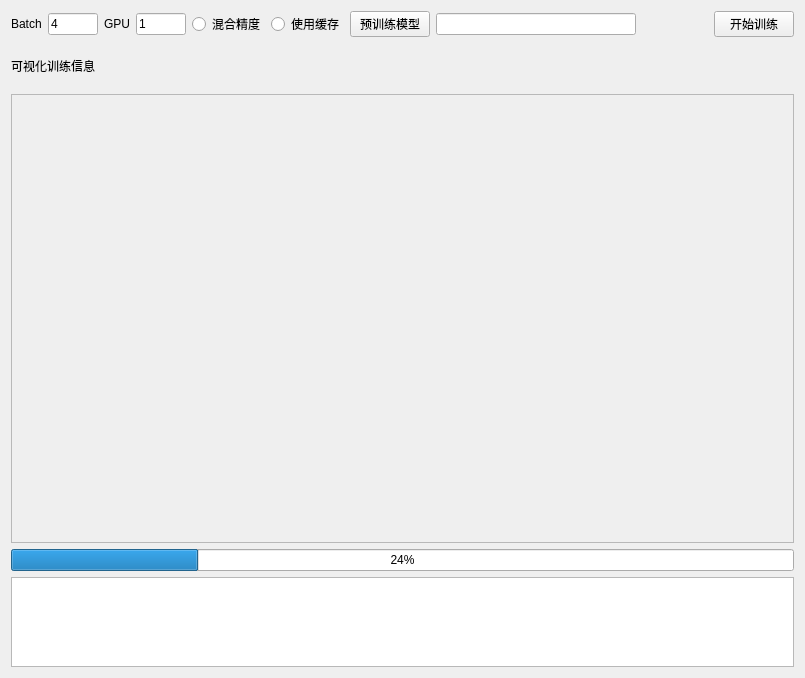
<?xml version="1.0" encoding="UTF-8"?>
<ui version="4.0">
 <class>Form</class>
 <widget class="QWidget" name="Form">
  <property name="geometry">
   <rect>
    <x>0</x>
    <y>0</y>
    <width>805</width>
    <height>678</height>
   </rect>
  </property>
  <property name="windowTitle">
   <string/>
  </property>
  <layout class="QGridLayout" name="gridLayout">
   <item row="0" column="0">
    <layout class="QVBoxLayout" name="verticalLayout" stretch="1,1,10,0,2">
     <item>
      <layout class="QHBoxLayout" name="horizontalLayout">
       <item>
        <widget class="QLabel" name="label">
         <property name="text">
          <string>Batch</string>
         </property>
        </widget>
       </item>
       <item>
        <widget class="QLineEdit" name="editBatch">
         <property name="maximumSize">
          <size>
           <width>50</width>
           <height>16777215</height>
          </size>
         </property>
         <property name="text">
          <string>4</string>
         </property>
        </widget>
       </item>
       <item>
        <widget class="QLabel" name="label_2">
         <property name="text">
          <string>GPU</string>
         </property>
        </widget>
       </item>
       <item>
        <widget class="QLineEdit" name="editGpu">
         <property name="maximumSize">
          <size>
           <width>50</width>
           <height>16777215</height>
          </size>
         </property>
         <property name="text">
          <string>1</string>
         </property>
        </widget>
       </item>
       <item>
        <widget class="QRadioButton" name="radioFp16">
         <property name="text">
          <string>混合精度</string>
         </property>
        </widget>
       </item>
       <item>
        <widget class="QRadioButton" name="radioCache">
         <property name="text">
          <string>使用缓存</string>
         </property>
        </widget>
       </item>
       <item>
        <widget class="QPushButton" name="btnPretrain">
         <property name="text">
          <string>预训练模型</string>
         </property>
        </widget>
       </item>
       <item>
        <widget class="QLineEdit" name="editPretrain">
         <property name="minimumSize">
          <size>
           <width>200</width>
           <height>0</height>
          </size>
         </property>
         <property name="maximumSize">
          <size>
           <width>200</width>
           <height>16777215</height>
          </size>
         </property>
         <property name="text">
          <string/>
         </property>
        </widget>
       </item>
       <item>
        <spacer name="horizontalSpacer">
         <property name="orientation">
          <enum>Qt::Horizontal</enum>
         </property>
         <property name="sizeHint" stdset="0">
          <size>
           <width>40</width>
           <height>20</height>
          </size>
         </property>
        </spacer>
       </item>
       <item>
        <widget class="QPushButton" name="btnTrain">
         <property name="text">
          <string>开始训练</string>
         </property>
        </widget>
       </item>
      </layout>
     </item>
     <item>
      <layout class="QHBoxLayout" name="horizontalLayout_2">
       <item>
        <widget class="QLabel" name="label_3">
         <property name="text">
          <string>可视化训练信息</string>
         </property>
        </widget>
       </item>
       <item>
        <spacer name="horizontalSpacer_2">
         <property name="orientation">
          <enum>Qt::Horizontal</enum>
         </property>
         <property name="sizeHint" stdset="0">
          <size>
           <width>40</width>
           <height>20</height>
          </size>
         </property>
        </spacer>
       </item>
      </layout>
     </item>
     <item>
      <widget class="QFrame" name="frame">
       <property name="frameShape">
        <enum>QFrame::StyledPanel</enum>
       </property>
       <property name="frameShadow">
        <enum>QFrame::Raised</enum>
       </property>
      </widget>
     </item>
     <item>
      <widget class="QProgressBar" name="progressBar">
       <property name="value">
        <number>24</number>
       </property>
      </widget>
     </item>
     <item>
      <widget class="QTextEdit" name="textLog"/>
     </item>
    </layout>
   </item>
  </layout>
 </widget>
 <resources/>
 <connections/>
</ui>
